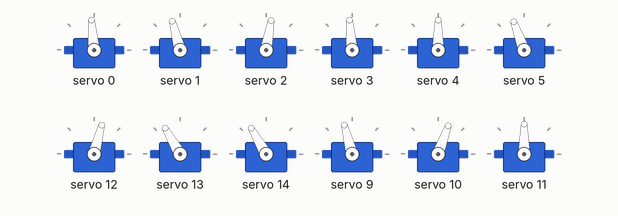
Simulated run of this sketch. Board: Arduino Uno, built with avr-gcc and run on an emulated ATmega328P. Shown: 12 × servo. What the sketch prints to the serial monitor is not drawn.

Above: at 1.1 s.
Timing chart, 0 to 2.6 s (numbered marks = the images above):
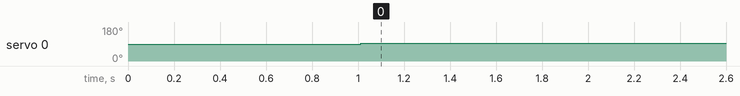

Measured:
- by itself, servo 0: 90° → 95° at 1.0 s

The sketch:

standing.ino
```cpp
#include <Wire.h>
#include <Adafruit_PWMServoDriver.h>

// Initialize the driver with your specific static address 0x60
Adafruit_PWMServoDriver pwm = Adafruit_PWMServoDriver(0x40);

// PCA9685 standard servo settings (adjust if your servos stretch/buzz)
#define SERVOMIN  150 // Minimum pulse length count (0 degrees)
#define SERVOMAX  600 // Maximum pulse length count (180 degrees)

// ==========================================
// HARDCODED STANDING ANGLES (No Math Needed)
// ==========================================
// Adjust these 12 numbers until your dog stands perfectly.

// Front Left Leg
const int FL_HIP   = 90;
const int FL_THIGH = 100;
const int FL_KNEE  = 75;

// Front Right Leg
const int FR_HIP   = 90;
const int FR_THIGH = 85;
const int FR_KNEE  = 105;

// Back Left Leg
const int BL_HIP   = 70;
const int BL_THIGH = 115;
const int BL_KNEE  = 115;

// Back Right Leg
const int BR_HIP   = 100;
const int BR_THIGH = 65;
const int BR_KNEE  = 85;

void setup() {
  // Changed baud rate to 9600, which is standard for Arduino debugging
  Serial.begin(9600);
  Serial.println("Robotic Dog Standing Sequence Initializing...");

  // Standard Arduino hardware I2C initialization (No pin arguments needed)
  Wire.begin();

  pwm.begin();
  pwm.setPWMFreq(60);  // Analog servos run at ~60Hz

  delay(1000);

  // Command the dog to stand up immediately on boot
  standUp();
}

void loop() {
  // Keeping the dog standing statically.
}

// Function to convert degrees (0-180) to PCA9685 pulse width ticks
int angleToPulse(int angle) {
  return map(angle, 0, 180, SERVOMIN, SERVOMAX);
}

void standUp() {
  Serial.println("Moving servos to standing angles...");

  // ---- LEG 1: FRONT LEFT ----
  pwm.setPWM(0, 0, angleToPulse(FL_HIP));
  pwm.setPWM(1, 0, angleToPulse(FL_THIGH));
  pwm.setPWM(2, 0, angleToPulse(FL_KNEE));

  // ---- LEG 2: FRONT RIGHT ----
  pwm.setPWM(3, 0, angleToPulse(FR_HIP));
  pwm.setPWM(4, 0, angleToPulse(FR_THIGH));
  pwm.setPWM(5, 0, angleToPulse(FR_KNEE));

  // ---- LEG 3: BACK LEFT ----
  pwm.setPWM(12, 0, angleToPulse(BL_HIP));
  pwm.setPWM(13, 0, angleToPulse(BL_THIGH));
  pwm.setPWM(14, 0, angleToPulse(BL_KNEE));

  // ---- LEG 4: BACK RIGHT ----
  pwm.setPWM(9, 0, angleToPulse(BR_HIP));
  pwm.setPWM(10, 0, angleToPulse(BR_THIGH));
  pwm.setPWM(11, 0, angleToPulse(BR_KNEE));

  Serial.println("Dog is now standing.");
}
```
